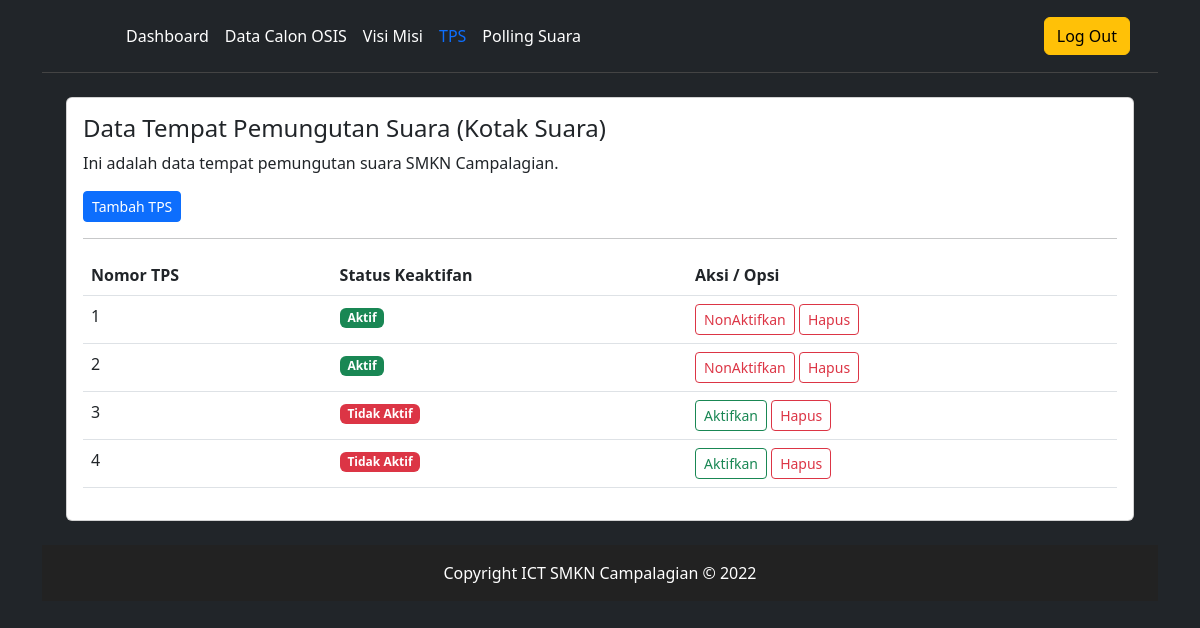
The app's page /admin/tps.php (signed in), older data.
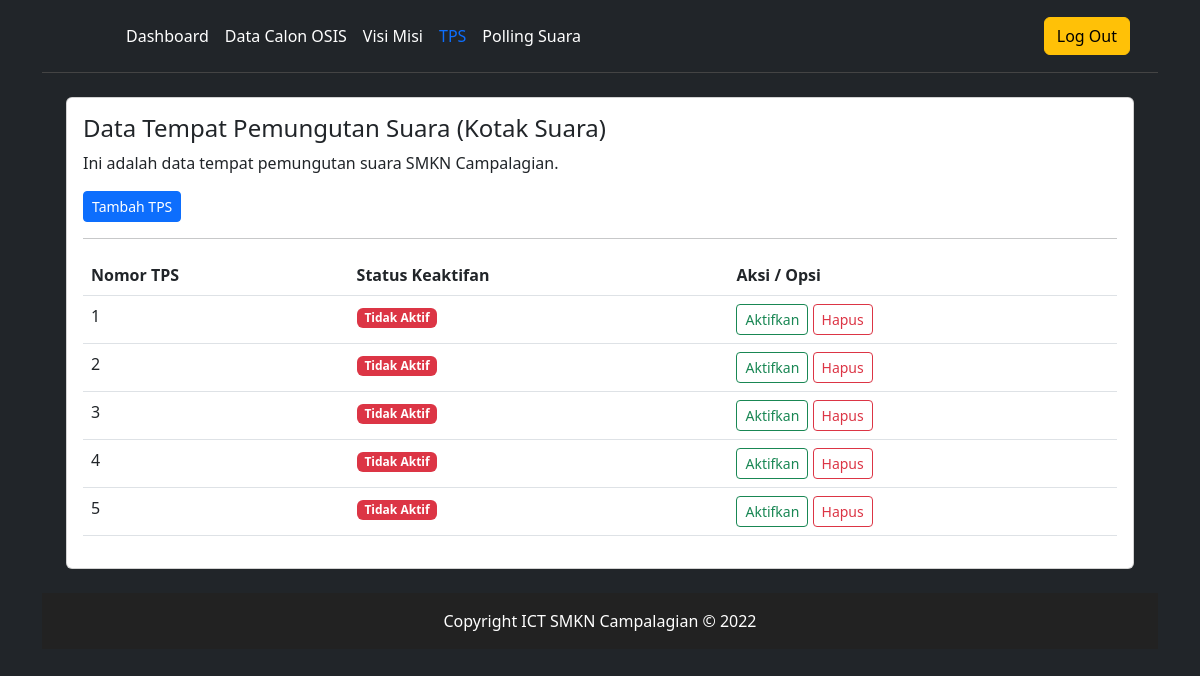
The same page, newer data.
### tables this page shows
CREATE TABLE `tps` (
  `id` int(11) NOT NULL,
  `nomor` int(11) NOT NULL,
  `status` int(11) NOT NULL
);

### inc/inc_fungsi.php (called while the page is built, shortened)
<?php
function url_dasar()
{
    return 'http://localhost/epolling';
}
function url_dasar_admin()
{
    return url_dasar() . '/admin/';
}
?>

### admin/tps.php (the view)
<?php
include('inc_header.php');
include("../inc/inc_database.php");
?>
<?php
$sql = "SELECT * FROM tps ORDER BY nomor ASC";
$q = mysqli_query($koneksi, $sql);
?>
<div class="card text-start">
    <div class="card-body">
        <h4 class="card-title">Data Tempat Pemungutan Suara (Kotak Suara)</h4>
        <p class="card-text">Ini adalah data tempat pemungutan suara SMKN Campalagian.</p>
        <a href="tps_input.php" class="btn btn-sm btn-primary">Tambah TPS</a>
        <hr>
        <table class="table table-stripped table-responsive">
            <thead>
                <th>Nomor TPS</th>
                <th>Status Keaktifan</th>
                <th>Aksi / Opsi</th>
            </thead>
            <tbody>
                <?php
                while ($r = mysqli_fetch_array($q)) {
                ?>
                <tr>
                    <td>
                        <?= $r['nomor'] ?>
                    </td>
                    <td>
                        <span class="badge bg-<?= $r['status'] == 1 ? 'success' : 'danger' ?>">
                            <?= $r['status']==1 ? 'Aktif' : 'Tidak Aktif' ?>
                        </span>
                    </td>
                    <td>
                        <a href="tps_aktifkan_atau_tidak.php?id=<?= $r['id'] ?>&status=<?= $r['status'] == 1 ? 'aktif' : 'tidak-aktif' ?>"
                            class="btn btn-sm btn-outline-<?= $r['status'] == 1 ? 'danger' : 'success' ?>">
                            <?= $r['status']==1 ? 'NonAktifkan' : 'Aktifkan' ?>
                        </a>
                        <a href="tps_hapus.php?id=<?= $r['id'] ?>" class="btn btn-sm btn-outline-danger"
                            onclick="return confirm('Anda yakin ingin menghapus TPS ini ?')">Hapus</a>
                    </td>
                </tr>
                <?php } ?>
            </tbody>
        </table>
    </div>
</div>
<?php include('inc_footer.php') ?>

### admin/inc_header.php (shortened to what this page needs)
<?php
require("../inc/inc_fungsi.php");
$request_uri = $_SERVER['REQUEST_URI'];
$ar = explode('/', $request_uri);
$last = $ar[count($ar) - 1];
if (str_starts_with($last, 'calon')) {
    $menu = 'calon_osis';
} elseif (str_starts_with($last, 'visi')) {
    $menu = 'visi_misi';
} elseif (str_starts_with($last, 'polling')) {
    $menu = 'polling_suara';
} elseif (str_starts_with($last, 'tps')) {
    $menu = 'tps';
} else {
    $menu = 'dashboard';
}
?>
<!DOCTYPE html>
<html lang="en">
<head>
    <link rel="stylesheet" href="https://cdnjs.cloudflare.com/ajax/libs/twitter-bootstrap/5.2.0/css/bootstrap.min.css">
    <link rel="stylesheet" href="https://cdn.datatables.net/1.13.1/css/dataTables.bootstrap5.min.css">
    <link href="https://cdn.jsdelivr.net/npm/summernote@0.8.18/dist/summernote.min.css" rel="stylesheet">
    <link rel="stylesheet" href="../asset/style.css">
</head>
<body class="container bg-dark">
    <header class="p-3 text-bg-dark" style="border-bottom: 1px solid #444;">
        <div class="container">
            <div class="d-flex flex-wrap align-items-center justify-content-center justify-content-lg-start">
                <a href="/" class="d-flex align-items-center mb-2 mb-lg-0 text-white text-decoration-none">
                    <svg class="bi me-2" width="40" height="32" role="img" aria-label="Bootstrap">
                        <use xlink:href="#bootstrap"></use>
                    </svg>
                </a>
                <ul class="nav col-12 col-lg-auto me-lg-auto mb-2 justify-content-center mb-md-0">
                    <li><a href="<?= url_dasar_admin() . 'dashboard.php' ?>"
                            class="nav-link px-2 <?= $menu == 'dashboard' ? 'active' : 'text-white' ?>">Dashboard</a>
                    </li>
                    <li><a href="<?= url_dasar_admin() . 'calon_osis.php' ?>"
                            class="nav-link px-2 <?= $menu == 'calon_osis' ? 'active' : 'text-white' ?>">Data
                            Calon
                            OSIS</a></li>
                    <li><a href="<?= url_dasar_admin() . 'visi_misi.php' ?>"
                            class="nav-link px-2 <?= $menu == 'visi_misi' ? 'active' : 'text-white' ?>">Visi
                            Misi</a></li>
                    <li><a href="<?= url_dasar_admin() . 'tps.php' ?>"
                            class="nav-link px-2 <?= $menu == 'tps' ? 'active' : 'text-white' ?>">TPS</a></li>
                    <li><a href="<?= url_dasar_admin() . 'polling_suara.php' ?>"
                            class="nav-link px-2 <?= $menu == 'polling_suara' ? 'active' : 'text-white' ?>">Polling
                            Suara</a></li>
                </ul>
                <div class="text-end">
                    <a href="logout.php" class="btn btn-warning"
                        onclick="return confirm('Anda yakin ingin keluar ?')">Log Out</a>
                </div>
            </div>
        </div>
    </header>
    <main class="container p-4">

### admin/inc_footer.php (shortened to what this page needs)
</main>
<footer>
    Copyright ICT SMKN Campalagian &copy; 2022
</footer>
</body>
</html>

### asset/style.css (style rules this page uses)
footer { color: #fff; display: block; padding: 1rem; text-align: center; background-color: #222; }

Row changes from the older to the newer data that the page shows:
changed tps (number 1 of 5 on the later page): status "Aktif NonAktifkan" → "Tidak Aktif Aktifkan"
changed tps (number 2 of 5 on the later page): status "Aktif NonAktifkan" → "Tidak Aktif Aktifkan"
added tps: nomor "5", status "Tidak Aktif"
